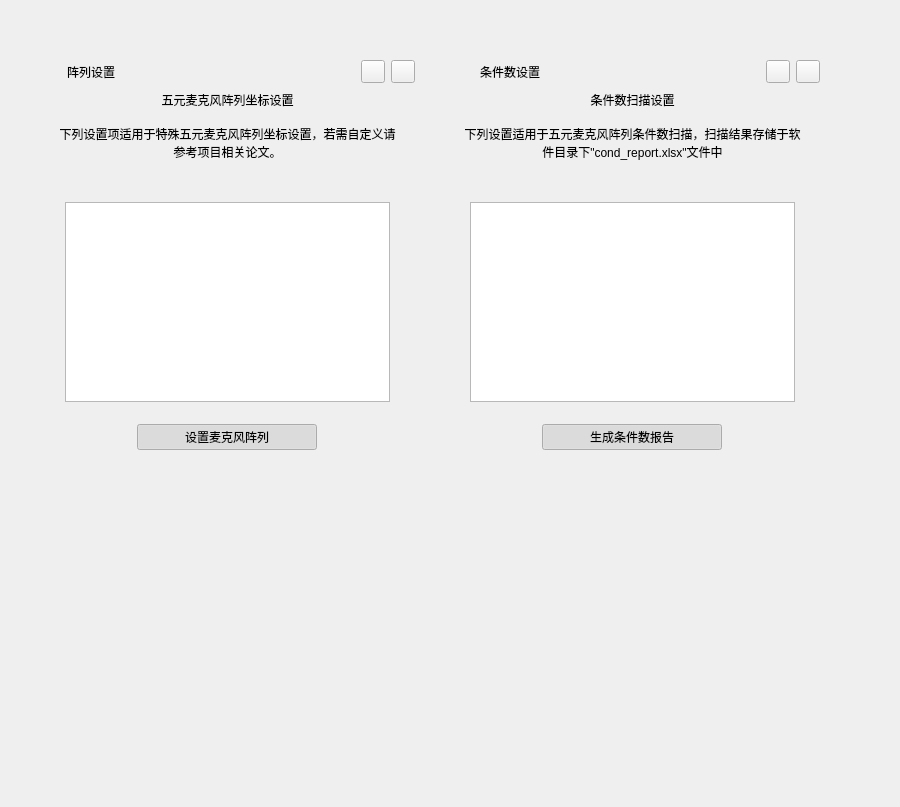
<?xml version="1.0" encoding="UTF-8"?>
<ui version="4.0">
 <class>ArrayInterface</class>
 <widget class="QWidget" name="ArrayInterface">
  <property name="geometry">
   <rect>
    <x>0</x>
    <y>0</y>
    <width>900</width>
    <height>807</height>
   </rect>
  </property>
  <property name="windowTitle">
   <string>Form</string>
  </property>
  <layout class="QHBoxLayout" name="horizontalLayout">
   <item>
    <layout class="QGridLayout" name="gridLayout" columnstretch="1,1,0">
     <property name="sizeConstraint">
      <enum>QLayout::SetDefaultConstraint</enum>
     </property>
     <property name="leftMargin">
      <number>20</number>
     </property>
     <property name="topMargin">
      <number>40</number>
     </property>
     <property name="rightMargin">
      <number>20</number>
     </property>
     <property name="bottomMargin">
      <number>20</number>
     </property>
     <property name="spacing">
      <number>12</number>
     </property>
     <item row="0" column="1">
      <widget class="CardWidget" name="condCard">
       <property name="sizePolicy">
        <sizepolicy hsizetype="Expanding" vsizetype="Fixed">
         <horstretch>0</horstretch>
         <verstretch>0</verstretch>
        </sizepolicy>
       </property>
       <property name="minimumSize">
        <size>
         <width>380</width>
         <height>410</height>
        </size>
       </property>
       <property name="maximumSize">
        <size>
         <width>600</width>
         <height>410</height>
        </size>
       </property>
       <layout class="QVBoxLayout" name="verticalLayout_4">
        <property name="sizeConstraint">
         <enum>QLayout::SetDefaultConstraint</enum>
        </property>
        <item>
         <layout class="QVBoxLayout" name="condVerticalLayout_1" stretch="0,0,0,0,0,0,0,0,0">
          <property name="sizeConstraint">
           <enum>QLayout::SetMinAndMaxSize</enum>
          </property>
          <item>
           <layout class="QHBoxLayout" name="condHorizontalLayout_1">
            <property name="leftMargin">
             <number>5</number>
            </property>
            <item>
             <widget class="IconWidget" name="condCardIcon" native="true">
              <property name="minimumSize">
               <size>
                <width>22</width>
                <height>22</height>
               </size>
              </property>
              <property name="maximumSize">
               <size>
                <width>22</width>
                <height>22</height>
               </size>
              </property>
              <property name="icon" stdset="0">
               <iconset resource="../resource.qrc">
                <normaloff>:/images/speaker.png</normaloff>:/images/speaker.png</iconset>
              </property>
             </widget>
            </item>
            <item>
             <spacer name="condHorizontalSpacer_1">
              <property name="orientation">
               <enum>Qt::Horizontal</enum>
              </property>
              <property name="sizeType">
               <enum>QSizePolicy::Fixed</enum>
              </property>
              <property name="sizeHint" stdset="0">
               <size>
                <width>2</width>
                <height>20</height>
               </size>
              </property>
             </spacer>
            </item>
            <item>
             <widget class="StrongBodyLabel" name="condPeriodLabel">
              <property name="text">
               <string>条件数设置</string>
              </property>
             </widget>
            </item>
            <item>
             <spacer name="condHorizontalSpacer_2">
              <property name="orientation">
               <enum>Qt::Horizontal</enum>
              </property>
              <property name="sizeHint" stdset="0">
               <size>
                <width>40</width>
                <height>20</height>
               </size>
              </property>
             </spacer>
            </item>
            <item>
             <widget class="TransparentToolButton" name="condReloadButton">
              <property name="text">
               <string/>
              </property>
             </widget>
            </item>
            <item>
             <widget class="TransparentToolButton" name="condSaveButton">
              <property name="text">
               <string/>
              </property>
             </widget>
            </item>
           </layout>
          </item>
          <item>
           <spacer name="condVerticalSpacer_1">
            <property name="orientation">
             <enum>Qt::Vertical</enum>
            </property>
            <property name="sizeHint" stdset="0">
             <size>
              <width>20</width>
              <height>40</height>
             </size>
            </property>
           </spacer>
          </item>
          <item>
           <widget class="SubtitleLabel" name="condSettingLabel">
            <property name="text">
             <string>条件数扫描设置</string>
            </property>
            <property name="alignment">
             <set>Qt::AlignCenter</set>
            </property>
           </widget>
          </item>
          <item>
           <layout class="QHBoxLayout" name="condHorizontalLayout_2">
            <property name="leftMargin">
             <number>15</number>
            </property>
            <property name="topMargin">
             <number>10</number>
            </property>
            <property name="rightMargin">
             <number>15</number>
            </property>
            <item>
             <widget class="BodyLabel" name="condHintLabel">
              <property name="text">
               <string>下列设置适用于五元麦克风阵列条件数扫描，扫描结果存储于软件目录下&quot;cond_report.xlsx&quot;文件中</string>
              </property>
              <property name="alignment">
               <set>Qt::AlignCenter</set>
              </property>
              <property name="wordWrap">
               <bool>true</bool>
              </property>
             </widget>
            </item>
           </layout>
          </item>
          <item>
           <spacer name="condVerticalSpacer_2">
            <property name="orientation">
             <enum>Qt::Vertical</enum>
            </property>
            <property name="sizeType">
             <enum>QSizePolicy::Fixed</enum>
            </property>
            <property name="sizeHint" stdset="0">
             <size>
              <width>20</width>
              <height>20</height>
             </size>
            </property>
           </spacer>
          </item>
          <item>
           <layout class="QHBoxLayout" name="condHorizontalLayout_3">
            <property name="leftMargin">
             <number>25</number>
            </property>
            <property name="topMargin">
             <number>15</number>
            </property>
            <property name="rightMargin">
             <number>25</number>
            </property>
            <property name="bottomMargin">
             <number>15</number>
            </property>
            <item>
             <widget class="TableWidget" name="condTableWidget">
              <property name="enabled">
               <bool>true</bool>
              </property>
              <property name="minimumSize">
               <size>
                <width>0</width>
                <height>200</height>
               </size>
              </property>
              <property name="maximumSize">
               <size>
                <width>16777215</width>
                <height>200</height>
               </size>
              </property>
             </widget>
            </item>
           </layout>
          </item>
          <item>
           <spacer name="condVerticalSpacer_3">
            <property name="orientation">
             <enum>Qt::Vertical</enum>
            </property>
            <property name="sizeHint" stdset="0">
             <size>
              <width>20</width>
              <height>40</height>
             </size>
            </property>
           </spacer>
          </item>
          <item alignment="Qt::AlignHCenter">
           <widget class="PrimaryPushButton" name="condStartButton">
            <property name="minimumSize">
             <size>
              <width>180</width>
              <height>0</height>
             </size>
            </property>
            <property name="maximumSize">
             <size>
              <width>180</width>
              <height>16777215</height>
             </size>
            </property>
            <property name="text">
             <string>生成条件数报告</string>
            </property>
            <property name="checkable">
             <bool>true</bool>
            </property>
            <property name="checked">
             <bool>true</bool>
            </property>
           </widget>
          </item>
          <item>
           <spacer name="condVerticalSpacer_4">
            <property name="orientation">
             <enum>Qt::Vertical</enum>
            </property>
            <property name="sizeHint" stdset="0">
             <size>
              <width>20</width>
              <height>40</height>
             </size>
            </property>
           </spacer>
          </item>
         </layout>
        </item>
       </layout>
      </widget>
     </item>
     <item row="0" column="0">
      <widget class="CardWidget" name="setCard">
       <property name="sizePolicy">
        <sizepolicy hsizetype="Expanding" vsizetype="Fixed">
         <horstretch>0</horstretch>
         <verstretch>0</verstretch>
        </sizepolicy>
       </property>
       <property name="minimumSize">
        <size>
         <width>380</width>
         <height>410</height>
        </size>
       </property>
       <property name="maximumSize">
        <size>
         <width>600</width>
         <height>410</height>
        </size>
       </property>
       <property name="styleSheet">
        <string notr="true"/>
       </property>
       <layout class="QVBoxLayout" name="verticalLayout_3">
        <property name="sizeConstraint">
         <enum>QLayout::SetDefaultConstraint</enum>
        </property>
        <item>
         <layout class="QVBoxLayout" name="setVerticalLayout_1">
          <property name="sizeConstraint">
           <enum>QLayout::SetDefaultConstraint</enum>
          </property>
          <item>
           <layout class="QHBoxLayout" name="setHorizontalLayout_1">
            <property name="leftMargin">
             <number>5</number>
            </property>
            <item>
             <widget class="IconWidget" name="setCardIcon" native="true">
              <property name="minimumSize">
               <size>
                <width>16</width>
                <height>16</height>
               </size>
              </property>
              <property name="maximumSize">
               <size>
                <width>16</width>
                <height>16</height>
               </size>
              </property>
              <property name="icon" stdset="0">
               <iconset resource="../resource.qrc">
                <normaloff>:/images/dataset.png</normaloff>:/images/dataset.png</iconset>
              </property>
             </widget>
            </item>
            <item>
             <widget class="StrongBodyLabel" name="setPeriodLabel">
              <property name="text">
               <string>阵列设置</string>
              </property>
             </widget>
            </item>
            <item>
             <spacer name="setHorizontalSpacer_1">
              <property name="orientation">
               <enum>Qt::Horizontal</enum>
              </property>
              <property name="sizeHint" stdset="0">
               <size>
                <width>40</width>
                <height>20</height>
               </size>
              </property>
             </spacer>
            </item>
            <item>
             <widget class="TransparentToolButton" name="setReloadButton">
              <property name="text">
               <string/>
              </property>
             </widget>
            </item>
            <item>
             <widget class="TransparentToolButton" name="setSaveButton">
              <property name="text">
               <string/>
              </property>
             </widget>
            </item>
           </layout>
          </item>
          <item>
           <spacer name="setVerticalSpacer_1">
            <property name="orientation">
             <enum>Qt::Vertical</enum>
            </property>
            <property name="sizeHint" stdset="0">
             <size>
              <width>20</width>
              <height>40</height>
             </size>
            </property>
           </spacer>
          </item>
          <item>
           <widget class="SubtitleLabel" name="setSettingLabel">
            <property name="text">
             <string>五元麦克风阵列坐标设置</string>
            </property>
            <property name="alignment">
             <set>Qt::AlignCenter</set>
            </property>
           </widget>
          </item>
          <item>
           <layout class="QHBoxLayout" name="setHorizontalLayout_2">
            <property name="leftMargin">
             <number>15</number>
            </property>
            <property name="topMargin">
             <number>10</number>
            </property>
            <property name="rightMargin">
             <number>15</number>
            </property>
            <item>
             <widget class="BodyLabel" name="setHintLabel">
              <property name="text">
               <string>下列设置项适用于特殊五元麦克风阵列坐标设置，若需自定义请参考项目相关论文。</string>
              </property>
              <property name="alignment">
               <set>Qt::AlignCenter</set>
              </property>
              <property name="wordWrap">
               <bool>true</bool>
              </property>
              <property name="margin">
               <number>0</number>
              </property>
              <property name="lightColor" stdset="0">
               <color>
                <red>96</red>
                <green>96</green>
                <blue>96</blue>
               </color>
              </property>
              <property name="darkColor" stdset="0">
               <color>
                <red>206</red>
                <green>206</green>
                <blue>206</blue>
               </color>
              </property>
             </widget>
            </item>
           </layout>
          </item>
          <item>
           <spacer name="setVerticalSpacer_2">
            <property name="orientation">
             <enum>Qt::Vertical</enum>
            </property>
            <property name="sizeType">
             <enum>QSizePolicy::Fixed</enum>
            </property>
            <property name="sizeHint" stdset="0">
             <size>
              <width>20</width>
              <height>20</height>
             </size>
            </property>
           </spacer>
          </item>
          <item>
           <layout class="QHBoxLayout" name="setHorizontalLayout_3">
            <property name="leftMargin">
             <number>25</number>
            </property>
            <property name="topMargin">
             <number>15</number>
            </property>
            <property name="rightMargin">
             <number>25</number>
            </property>
            <property name="bottomMargin">
             <number>15</number>
            </property>
            <item>
             <widget class="TableWidget" name="setTableWidget">
              <property name="minimumSize">
               <size>
                <width>0</width>
                <height>200</height>
               </size>
              </property>
              <property name="maximumSize">
               <size>
                <width>16777215</width>
                <height>200</height>
               </size>
              </property>
             </widget>
            </item>
           </layout>
          </item>
          <item>
           <spacer name="setVerticalSpacer_3">
            <property name="orientation">
             <enum>Qt::Vertical</enum>
            </property>
            <property name="sizeHint" stdset="0">
             <size>
              <width>20</width>
              <height>40</height>
             </size>
            </property>
           </spacer>
          </item>
          <item alignment="Qt::AlignHCenter">
           <widget class="PrimaryPushButton" name="setStartButton">
            <property name="minimumSize">
             <size>
              <width>180</width>
              <height>0</height>
             </size>
            </property>
            <property name="maximumSize">
             <size>
              <width>180</width>
              <height>16777215</height>
             </size>
            </property>
            <property name="text">
             <string>设置麦克风阵列</string>
            </property>
            <property name="checkable">
             <bool>true</bool>
            </property>
            <property name="checked">
             <bool>true</bool>
            </property>
           </widget>
          </item>
          <item>
           <spacer name="setVerticalSpacer_4">
            <property name="orientation">
             <enum>Qt::Vertical</enum>
            </property>
            <property name="sizeHint" stdset="0">
             <size>
              <width>20</width>
              <height>40</height>
             </size>
            </property>
           </spacer>
          </item>
         </layout>
        </item>
       </layout>
      </widget>
     </item>
     <item row="1" column="0">
      <widget class="CardWidget" name="showCard">
       <property name="minimumSize">
        <size>
         <width>370</width>
         <height>0</height>
        </size>
       </property>
       <property name="maximumSize">
        <size>
         <width>600</width>
         <height>395</height>
        </size>
       </property>
       <layout class="QVBoxLayout" name="verticalLayout_8">
        <item>
         <layout class="QVBoxLayout" name="showVerticalLayout">
          <property name="leftMargin">
           <number>0</number>
          </property>
         </layout>
        </item>
       </layout>
      </widget>
     </item>
     <item row="0" column="2">
      <spacer name="horizontalSpacer_1">
       <property name="orientation">
        <enum>Qt::Horizontal</enum>
       </property>
       <property name="sizeHint" stdset="0">
        <size>
         <width>40</width>
         <height>20</height>
        </size>
       </property>
      </spacer>
     </item>
    </layout>
   </item>
  </layout>
 </widget>
 <customwidgets>
  <customwidget>
   <class>IconWidget</class>
   <extends>QWidget</extends>
   <header>qfluentwidgets</header>
  </customwidget>
  <customwidget>
   <class>CardWidget</class>
   <extends>QFrame</extends>
   <header>qfluentwidgets</header>
   <container>1</container>
  </customwidget>
  <customwidget>
   <class>BodyLabel</class>
   <extends>QLabel</extends>
   <header>qfluentwidgets</header>
  </customwidget>
  <customwidget>
   <class>StrongBodyLabel</class>
   <extends>QLabel</extends>
   <header>qfluentwidgets</header>
  </customwidget>
  <customwidget>
   <class>SubtitleLabel</class>
   <extends>QLabel</extends>
   <header>qfluentwidgets</header>
  </customwidget>
  <customwidget>
   <class>TransparentToolButton</class>
   <extends>QToolButton</extends>
   <header>qfluentwidgets</header>
  </customwidget>
  <customwidget>
   <class>TableWidget</class>
   <extends>QTableWidget</extends>
   <header>qfluentwidgets</header>
  </customwidget>
  <customwidget>
   <class>PrimaryPushButton</class>
   <extends>QPushButton</extends>
   <header>qfluentwidgets</header>
  </customwidget>
 </customwidgets>
 <resources>
  <include location="../resource.qrc"/>
 </resources>
 <connections/>
</ui>
